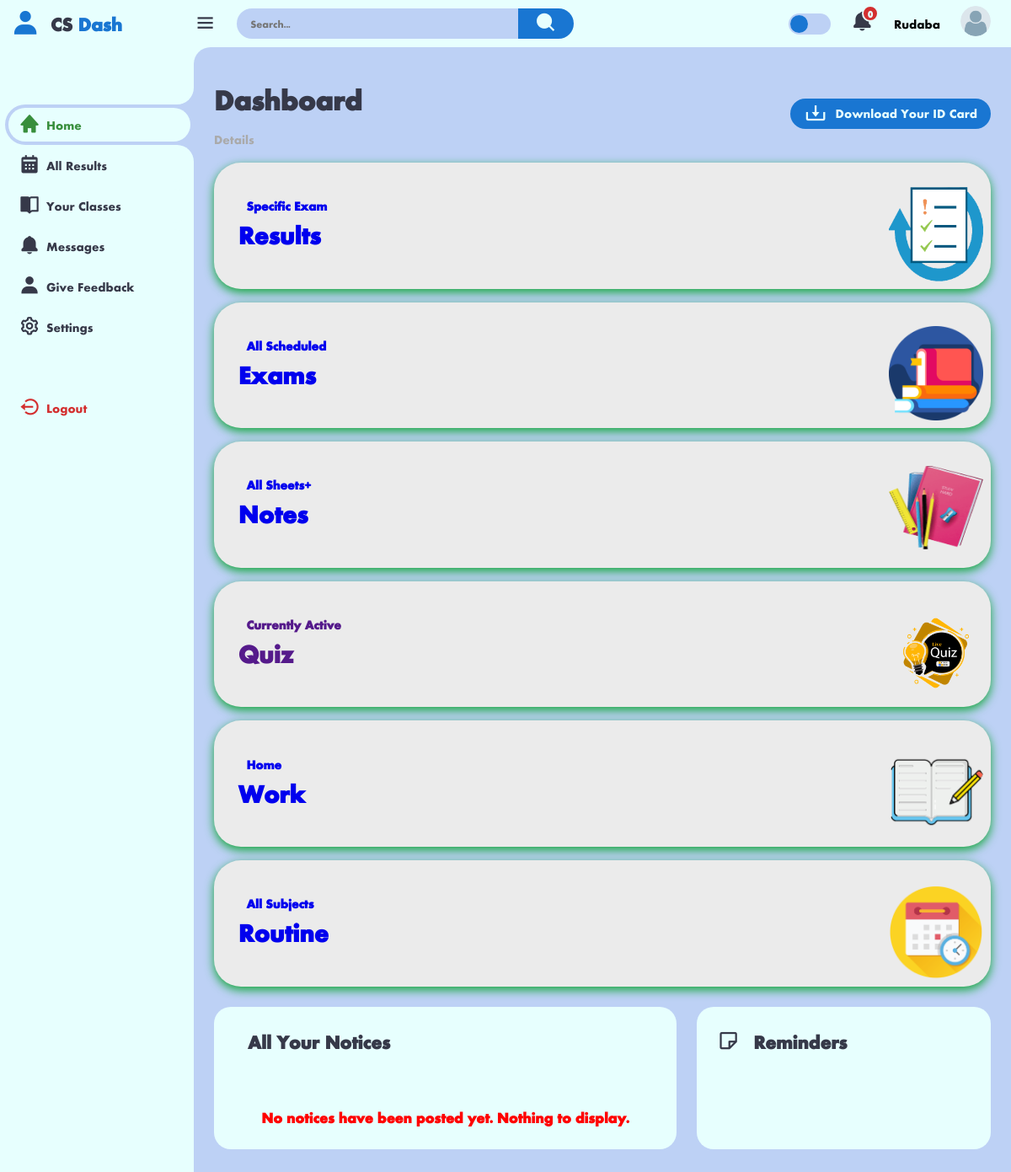
The page /student_dashboard/home (signed in) on the database its author committed.
### users/models.py (models this page shows, shortened)
class CustomUser(AbstractUser):
    username = None
    email = models.EmailField("email_address", unique=True, max_length=354)
    phone_number = models.CharField(max_length=15, blank=True, null=True)
    ROLE_CHOICES = [
        ('student', 'Student'),
        ('teacher', 'Teacher'),
        ('guardian', 'Guardian'),
    ]
    role = models.CharField(max_length=10, choices=ROLE_CHOICES)
    USERNAME_FIELD = "email"
    REQUIRED_FIELDS = ['phone_number']
    objects = CustomManager()
    class Meta:
        verbose_name_plural = "User Account *VIP*"

class Student(models.Model):
    user = models.OneToOneField(CustomUser, on_delete=models.CASCADE)
    basic_step_of_reg = models.BooleanField(default=False)
    choose_subjects = models.BooleanField(default=False)
    s_approval = models.BooleanField(default=False)
    guardian_phone_is_verified = models.BooleanField(default=False)
    s_name = models.CharField(max_length=170, null=True, blank=True)
    shift = models.ForeignKey(Shift, on_delete=models.CASCADE, null=True, blank=True)
    batch = models.ForeignKey(Batch, on_delete=models.CASCADE, null=True, blank=True)
    profile_pic = models.ImageField(upload_to="student", default='avatar.png')
    class_subjects = models.ForeignKey(ClassWithSubject, on_delete=models.CASCADE, null=True, blank=True)
    s_id = models.IntegerField(null=True, blank=True)
    guardian_phone = models.CharField(max_length=15)
    your_subjects = MultiSelectField(max_length=170, null=True, blank=True)
    s_phone = models.CharField(max_length=15, blank=True, null=True)
    guardian_email = models.EmailField(max_length=100, blank=True, null=True)
    created_at = models.DateTimeField(auto_now_add=True)
    updated_at = models.DateTimeField(auto_now=True)
    def __init__(self, *args, **kwargs):
        super(Student, self).__init__(*args, **kwargs)
        if self.class_subjects:
            self._meta.get_field('your_subjects').choices = [
                (subject.name.lower(), subject.name) for subject in self.class_subjects.subjects.all()
            ]
        else:
            self._meta.get_field('your_subjects').choices = [
                ('math', 'math')
            ]
    class Meta:
        verbose_name_plural = "User (Student)"

### home/views.py (the view, shortened to what this page needs)
# urls.py: path('student_dashboard/home', student_dashb, name="std_dashboard_home"),
@login_required(login_url='userlogin')
def student_dashb(request, page=None):
    if request.user.role == 'student':
        if page == 'feedback':
            student = request.user.student
            feedback, created = StudetFeedback.objects.get_or_create(student=student, defaults={
                'already_rated': False,
                'rate_us': 0,
                'report': ''
            })
            if request.method == "POST":
                try:
                    feedback.already_rated = True
                    feedback.rate_us = request.POST.get('star_rating')
                    feedback.report = request.POST.get('speech')
                    feedback.save()
                    return redirect('student_dashb', page='feedback')
                except Exception as e:
                    return render(request, 'student/error.html', {"error_message": e})
            context = {
                'data': feedback,
            }
            return render(request, 'student/dash_feedback.html', context)
        elif page == 'message':
            all_msg = MessageForStudent.objects.filter(message_for=request.user.student).order_by('-upload_at', 'visited')
            context = {
                'all_message': all_msg,
            }
            return render(request, 'student/dash_message.html', context)
        elif page == 'settings':
            return edit_profile(request)
        elif page == 'change_password':
            return change_password(request)
        elif page == 'result':
            mark = MarksOfStudent.objects.filter(student_id=request.user.student.s_id)
            return render(request, 'student/dash_result.html', context={'marks': mark})
        elif page == 'xm_schedule':
            schedule = ExamSchedule.objects.filter(batch__student=request.user.student)
            context={
                'schedule': schedule,
            }
            return render(request, 'student/xm_schedule.html', context)
        else:
            std = Student.objects.get(user=request.user)
            std_cls_id = std.class_subjects.id
            std_batch_id = std.batch.id
            selected_subjects = std.your_subjects
            sheet = []
            for s in selected_subjects:
                queryset = HomeWork.objects.filter(
                    for_class__id=std_cls_id,
                    batch=std_batch_id,
                    subject__name=s,
                )
                if queryset.exists():
                    sheet.append(queryset)
            current_date = datetime.now().date()
            one_day_ahead = current_date + timedelta(days=1)
            reminders = []
            for s in sheet:
                for d in s:
                    if d.last_day_of_submit == one_day_ahead:
                        reminders.append(s)
            notiss = NoticeForStudent.objects.filter(student=std)
            notice =[]
            for nts in notiss:
                two_day_back = nts.notice_last_for + timedelta(days=-2)
                if two_day_back <= current_date and current_date <= nts.notice_last_for:
                    notice.append(nts)
            context = {
                'reminders': reminders,
                'notice': notice,
            }
            return render(request, 'student/dash_home.html', context)
    else:
        return render(request, 'main/404.html')

### home/public.py (called while the page is built, shortened)
def common_data(request):
    try:
        if request.user.role == "student":
            try:
                unviewed_msg_std = MessageForStudent.objects.filter(message_for = request.user.student, visited = False).count()
            except:
                unviewed_msg_std = 0
            context = {
                'unviewed_msg_std' : unviewed_msg_std,
            }
        else:
            context={}
    except:
        context = {}
    return context

### templates/student/dash_home.html (shortened to what this page needs)
{% extends 'student/dash_base.html' %}
{% load static %}
{% block content %}
    <div class="header">
        <div class="left">
            <h1>Dashboard</h1>
            <ul class="breadcrumb">
                <li><a href="#">Details</a></li>
            </ul>
        </div>
        <a href="#" class="report">
            <i class='bx bx-download'></i>
            <span>Download Your ID Card</span>
        </a>
    </div>
    <div class="analyse">
        <div class="sales">
            <a href="{% url "student_dashb" 'mark' %}">
                <div class="status">
                    <div class="info">
                        <h3>Specific Exam</h3>
                        <h1>Results</h1>
                    </div>
                    <div class="progresss">
                        <img src="{% static "image/result.png" %}" alt="">
                    </div>
                </div>
            </a>
        </div>
        <div class="sales">
            <a href="xm_schedule">
                <div class="status">
                    <div class="info">
                        <h3>All Scheduled</h3>
                        <h1>Exams</h1>
                    </div>
                    <div class="progresss">
                        <img src="{% static "image/book.png" %}" alt="">
                    </div>
                </div>
            </a>
        </div>
        <div class="sales">
            <a href="{% url "student_dashb" 'sheet' %}">
                <div class="status">
                    <div class="info">
                        <h3>All Sheets+</h3>
                        <h1>Notes</h1>
                    </div>
                    <div class="progresss">
                        <img src="{% static "image/note.png" %}" alt="">
                    </div>
                </div>
            </a>
        </div>
        <div class="sales">
            <a href="">
                <div class="status">
                    <div class="info">
                        <h3>Currently Active</h3>
                        <h1>Quiz</h1>
                    </div>
                    <div class="progresss">
                        <img src="{% static "image/quiz.png" %}" alt="">
                    </div>
                </div>
            </a>
        </div>
        <div class="sales">
            <a href="{% url "student_dashb" 'hw' %}">
                <div class="status">
                    <div class="info">
                        <h3>Home</h3>
                        <h1>Work</h1>
                    </div>
                    <div class="progresss">
                        <img src="{% static "image/hw.png" %}" alt="">
                    </div>
                </div>
            </a>
        </div>
        <div class="sales">
            <a href="{% url "student_dashb" 'routine' %}">
                <div class="status">
                    <div class="info">
                        <h3>All Subjects</h3>
                        <h1>Routine</h1>
                    </div>
                    <div class="progresss">
                        <img src="{% static "image/routine.png" %}" alt="">
                    </div>
                </div>
            </a>
        </div>
    </div>
    <div class="bottom-data">
        <div class="orders">
            <div class="header">
                <h3>All Your Notices</h3>
            </div>
            {% if notice %}
            <table>
                <thead>
                    <tr>
                        <th>Notice</th>
                        <th>Teacher</th>
                    </tr>
                </thead>
                <tbody>
                    {% for n in notice %}
                    <tr>
                        <td style="color:green;border-right: 1px dashed #FF0060;margin-right:5px;">{{n.notice}}</td>
                        <td>{{n.teacher}}</td>
                    </tr>
                    {% endfor %}
                </tbody>
            </table>
            {% else %}
            <div style="color:red; display: flex;padding-top:35px; justify-content:center;">
            <h3>No notices have been posted yet. Nothing to display.</h3>
            </div>
            {% endif %}
        </div>
        <div class="reminders">
            <div class="header">
                <i class='bx bx-note'></i>
                <h3>Reminders</h3>
            </div>
        </div>
    </div>
{% endblock content %}

### templates/student/dash_base.html (shortened to what this page needs)
{% load static %}
<!DOCTYPE html>
<html lang="en">
<head>
    <link href='https://unpkg.com/boxicons@2.1.4/css/boxicons.min.css' rel='stylesheet'>
    <link rel="stylesheet" href="{% static 'css/d.css' %}">
</head>
<body>
    <div class="sidebar">
        <a href="{% url "student_dashb" 'home' %}" class="logo">
            <i class='bx bxs-user'></i>
            <div class="logo-name"><span> CS</span> Dash</div>
        </a>
        <ul class="side-menu">
            {% url 'student_dashb' page='home' as home %}
            {% url 'student_dashb' page='result' as result %}
            {% url 'student_dashb' page='class' as class %}
            {% url 'student_dashb' page='message' as message %}
            {% url 'student_dashb' page='feedback' as feedback %}
            {% url 'student_dashb' page='settings' as settings %}
            <li class="{% if request.path == home %}active{% endif %}">
                <a href="{% url 'student_dashb' page='home' %}"><i class='bx bxs-home'></i> Home </a>
            </li>
            <li class="{% if request.path == result %}active{% endif %}">
                <a href="{% url 'student_dashb' page='result' %}"><i class='bx bxs-calendar'></i>All Results</a>
            </li>
            <li class="{% if request.path == class %}active{% endif %}">
                <a href="{% url 'student_dashb' page='class' %}"><i class='bx bxs-book-open'></i>Your Classes</a>
            </li>
            <li class="{% if request.path == message %}active{% endif %}">
                <a href="{% url 'student_dashb' page='message' %}"><i class='bx bxs-bell'></i>Messages </a>
            </li>
            <li class="{% if request.path == feedback %}active{% endif %}">
                <a href="{% url 'student_dashb' page='feedback' %}"><i class='bx bxs-user'></i>Give Feedback </a>
            </li>
            <li class="{% if request.path == settings %}active{% endif %}">
                <a href="{% url 'student_dashb' page='settings' %}"><i class='bx bx-cog ' ></i>Settings</a>
            </li>
        </ul>
        <ul class="side-menu">
            <li>
                <a href="{% url "logout" %}" class="logout">
                    <i class='bx bx-log-out-circle' ></i>
                    Logout
                </a>
            </li>
        </ul>
  </div>
    <div class="content">
        <nav>
            <i class='bx bx-menu'></i>
            <form action="#">
                <div class="form-input">
                    <input type="search" placeholder="Search...">
                    <button class="search-btn" type="submit"><i class='bx bxs-search'></i></button>
                </div>
            </form>
            <label for="theme-toggle" class="theme-toggle"></label>
            <a href="{% url "student_dashb" 'message' %}" class="notif">
                {% if unviewed_msg_std == 0 %}
                <i class='bx bxs-bell'></i>
                {% else %}
                <i class='bx bxs-bell bx-tada'></i>
                {% endif %}
                <span class="count">{{unviewed_msg_std}}</span>
            </a>
            {{request.user.student.s_name}}
            <a href="{% url "student_dashb" 'settings' %}" class="profile">
                <img src="{{request.user.student.profile_pic.url}}">
            </a>
        </nav>
        <main>
            {% block content %}{% endblock %}
        </main>
    </div>
</body>
</html>

### rows shown on the page
CustomUser: user.student.s_name "Rudaba", user.student.profile_pic (placeholder picture)

### other values the page prints
{{ unviewed_msg_std }} "0"
